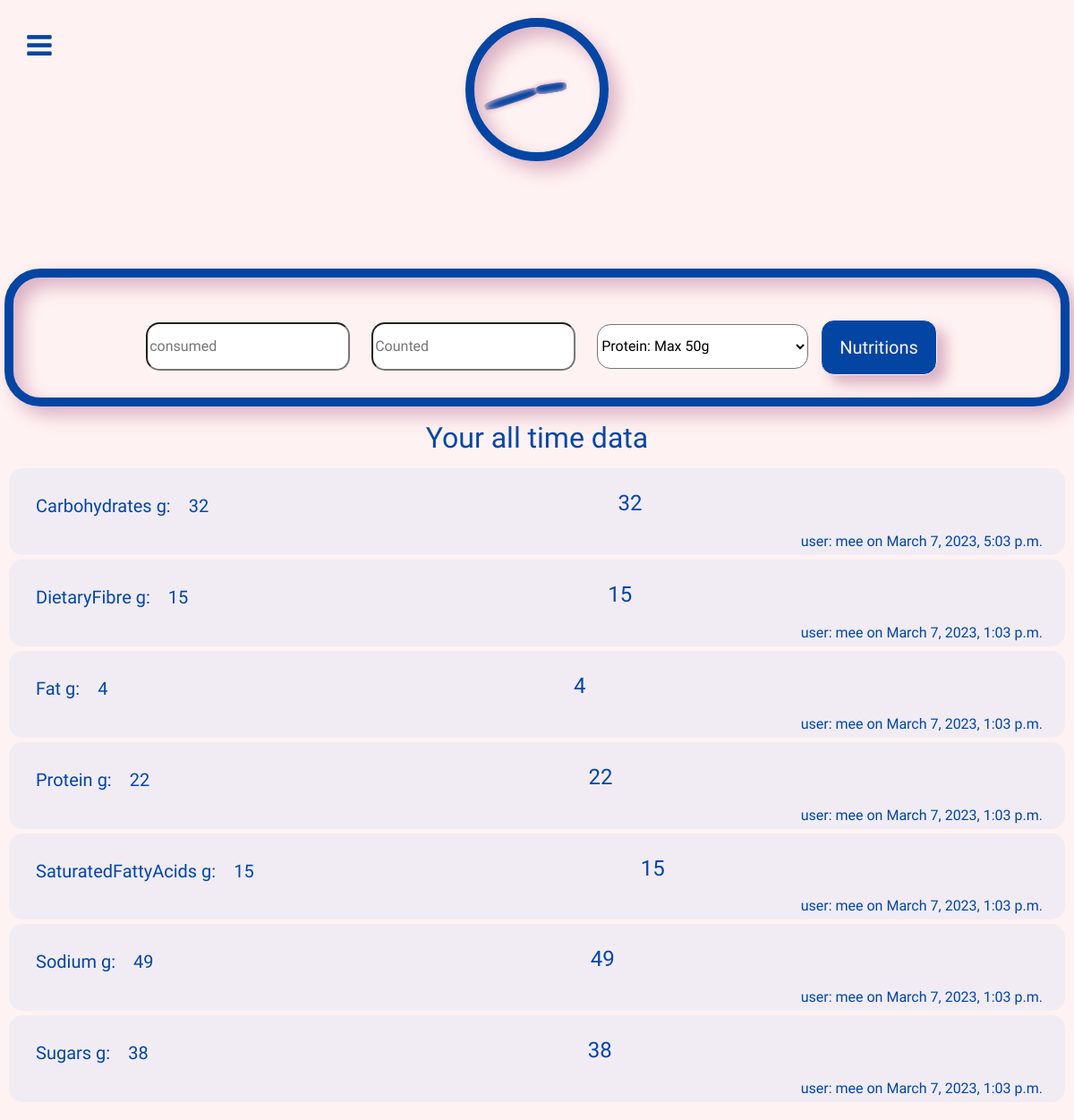
Page /nutrition (signed in) on the committed database.
### finalproject/models.py (models this page shows)
class Nutrition(models.Model):
    CATEGORIES= [
    ('Protein', 'Protein: Max 50g'),
    ('Fat', 'Fat: Max 65g'),
    ('SaturatedFattyAcids', 'Saturated Fatty Acids: Max 20g'),
    ('Carbohydrates', 'Carbohydrates: Max 304g'),
    ('Sugars', 'Sugars: Max 38g'),
    ('Sodium', 'Sodium: Max 2.3g'),
    ('DietaryFibre', 'DietaryFibre: Max 25g'),
    ]
    n_user = models.ForeignKey("User", on_delete=models.CASCADE, related_name="n_user")
    n_date = models.DateTimeField(timezone.now, blank="True", null="True")
    cosumed = models.TextField(max_length=64, null="True")
    counted = models.IntegerField(null="True")
    category = models.CharField(max_length=50, choices=CATEGORIES, default="Protein")

class User(AbstractUser):
    pass

### finalproject/views.py (the view)
# urls.py: path("nutrition", views.nutrition, name="nutrition"),
@csrf_exempt
def nutrition(request):
    if request.user.is_authenticated:
        if request.method == "POST":
            nform = NutritionForm(request.POST)
            if nform.is_valid():
                counted=nform.cleaned_data["counted"]
                cosumed=nform.cleaned_data["cosumed"]
                category=nform.cleaned_data["category"]
                nutritions = Nutrition.objects.filter(category=category, n_user=request.user)
                if not nutritions:
                    nutri = Nutrition(n_date=timezone.datetime.now().strftime('%Y-%m-%d %H:%m:%S'), counted=counted, cosumed=cosumed, category=category, n_user=request.user)
                    nutri.save()
                else:
                    nutri = Nutrition.objects.get(n_user=request.user, category=category)
                    c = nutri.counted
                    nutri.counted = counted + c
                    nutri.n_date = timezone.datetime.now().strftime('%Y-%m-%d %H:%m:%S')
                    nutri.save()
            sleeps = Sleep.objects.filter(s_user=request.user, todayis=datetime.now().strftime('%Y-%m-%d'), categorytoday=category)
            if not sleeps:
                s = Sleep(s_user=request.user, counttoday=nform.cleaned_data["counted"], categorytoday=nform.cleaned_data["category"], todayis=datetime.now().strftime('%Y-%m-%d'))
                s.save()
            else:
                sums = Sleep.objects.get(s_user=request.user, categorytoday=category, todayis=datetime.now().strftime('%Y-%m-%d'))
                s = sums.counttoday
                sums.counttoday = counted + s
                sums.todayis = datetime.now().strftime('%Y-%m-%d')
                sums.save()
            return redirect("nutrition")
        else:
            nutritions = Nutrition.objects.all().order_by("category")
            return render(request, "finalproject/nutrition.html", {
                "nutritions":nutritions,
                "nform":NutritionForm(),
            })
    else:
        return HttpResponseRedirect(reverse("login"))

### finalproject/forms.py
class NutritionForm(forms.Form):
    cosumed = forms.CharField(label="", widget=forms.TextInput(attrs={"class":"cosumed", "PlaceHolder":"consumed"}))
    counted = forms.IntegerField(label="", widget=forms.NumberInput(attrs={"class":"counted", "PlaceHolder":"Counted"}))
    category = forms.CharField(label="", widget=forms.Select(choices=[
    ('Protein', 'Protein: Max 50g'),
    ('Fat', 'Fat: Max 65g'),
    ('SaturatedFattyAcids', 'SaturatedFattyAcids: Max 20g'),
    ('Carbohydrates', 'Carbohydrates: Max 304g'),
    ('Sugars', 'Sugars: Max 38g'),
    ('Sodium', 'Sodium: Max 2.3g'),
    ('DietaryFibre', 'DietaryFibre: Max 25g')
 ], attrs={"class":"category"}))

### finalproject/templates/finalproject/nutrition.html (shortened to what this page needs)
{% extends "finalproject/layout.html" %}
{% load static %}
{% block body %}
{% if user.is_authenticated %}
    <div class="table">
        <form style="padding-top:35px;" method="POST" action="{% url 'nutrition' %}">
            {{nform}}
            <input id ="nutbtn" type="submit" value="Nutritions" class="btn btn-primary button">
        </form>
    </div>
    <h2>Your all time data</h2>
    {% for n in nutritions %}
        {% if request.user.id == n.n_user.id %}
        <ul  class="dim">
            <h5>{{n.category}} g:</h5> <h5 id="counted">{{n.counted}}</h5>
            <li><h4 id="{{n.category}}">{{n.counted}}</h4></li>
            <li><h6>user: {{n.n_user}} on {{n.n_date}}</h6></li>
        </ul>
        {% endif %}
    {% endfor %}
    <div id='chart_div' style="max-width:1000px; max-height:600px; margin-left: auto;
    margin-right: auto;"></div>
{% endif %}
{% endblock %}

### finalproject/templates/finalproject/layout.html (shortened to what this page needs)
{% load static %}
<!DOCTYPE html>
<html lang="en">
    <head>
        <link rel="stylesheet" href="https://stackpath.bootstrapcdn.com/bootstrap/4.4.1/css/bootstrap.min.css">
        <link rel="stylesheet" type="text/css" href="https://cdn.datatables.net/1.11.5/css/jquery.dataTables.min.css">
        <link rel="stylesheet" href="{% static 'finalproject/styles.css' %}">
        <link rel="stylesheet" href="https://cdnjs.cloudflare.com/ajax/libs/font-awesome/4.7.0/css/font-awesome.min.css" />
    </head>
    <body>
    <div>
        <botton class="burger closeb fa" onclick="toggleMenu()">&#xf0c9;</botton>
    </div>
    <div class="analog-div">
        <div>
            <div class="analog-clock">
                <div class="face">
                    <div class="hand hourHand"></div>
                    <div class="hand minuteHand"></div>
                </div>
            </div>
        </div>
    </div>
    {% block indexx %}
    <div>
        <div class="body ">
        </div>
        {% block body %}
        {% endblock %}
    </div>
    {% endblock %}
    </body>
</html>

### finalproject/static/finalproject/styles.css (style rules this page uses)
html { min-width: 100%; max-height:100%; }
body { font-family: Nanum Myeongjo; text-align: center; background-color: #FFF2F2; color:#0245A3; }
.body { font-family: Nanum Myeongjo; color:#0245A3; padding-top: 100px; display:flex; }
div { padding: 5px; position: relative; box-sizing: border-box; }
div.face { box-sizing:border-box; max-height:10px; max-width:10px; float:center; }
.fa { font-family: Nanum Myeongjo; color: #0245A3; background-color: #FFF2F2; border-color:#0245A3; border:solid; font-weight:bolder; display:flex; font-size: 1.6em; padding:25px; border-radius:100px; }
#nutbtn, #notebtn, #sleepbtn { background-color:#0245A3; color:#FFF2F2; border-color:#FFF2F2; }
.btn-primary { background-color:#0245A3; color:#FFF2F2; border-radius: 10px; border-color: #FFF2F2; line-height: 2; font-family: Nanum Myeongjo; }
button, .btn { background-color: #0245A3; border-color: #FFF2F2; color: #FFF2F2; font-size: 20px; border-radius: 15px; box-shadow: 10px 10px 15px #dbb1c3; display: inline-block; padding: 10px 20px; font-family: Nanum Myeongjo; }
.cosumed, .counted, .category, .note, .bed { line-height: 3; font-family: Nanum Myeongjo; border-radius: 15px; background-color:white; margin:10px; margin-bottom:25px; }
select, textarea { height: 50px; border-radius: 15px; font-family: Nanum Myeongjo; }
.analog-clock { margin-left: auto; margin-right: auto; width: 10em; height: 10em; position: relative; padding: 15px; border: 10px solid #0245A3; border-radius: 100%; box-shadow: 10px 10px 20px #dbb1c3, inset 10px 10px 20px #dbb1c3; }
.face { position: relative; width: 20%; height: 20%; bottom: 8.5%; margin: 50% auto; background: transparent; -webkit-border-radius: 100%; border-radius: 100%; z-index: -1; }
.face::before { content: ""; top: 50%; left: 50%; position: relative; width: 10%; height: 10%; background: transparent; z-index: -2; }
.hand { position: absolute; width: 100%; background: #0245A3; transform-origin: 100%; transform: rotate(90deg); height: 6px; top: 50%; right: 50%; border-radius: 30%; transition-timing-function: cubic-bezier(0.1, 2.7, 0.58, 1); z-index: -3; }
.hourHand { height: 10px; z-index: 2; width: 2.1em; display: flex; background-color: #0245A3; box-shadow: 1px 1px 5px #dbb1c3, inset 1px 1px 5px #dbb1c3; }
.minuteHand { height: 3px; z-index: 1; width: 3.8em; display: flex; background-color: #0245A3; box-shadow: 1px 1px 5px #dbb1c3, inset 1px 1px 5px #dbb1c3; }
li { padding: 5px; }
.dim { background: rgba(0, 123, 255, 0.056); color: #0245A3; list-style-type: none; padding: 20px; border-radius: 15px; margin:5px; }
h2 { font-family: Nanum Myeongjo; color: #0245A3; letter-spacing: 5.5; margin-bottom:15px; }
h4 { font-family: Nanum Myeongjo; color: #0245A3; }
h5 { font-family: Nanum Myeongjo; color: #0245A3; float: left; padding: 10px; }
h6 { font-family: Nanum Myeongjo; color: #0245A3; float:right; }
.table { display: table; float:center; max-width:100%; border:solid 10px; color: #0245A3; border-radius:40px; box-shadow: 10px 10px 20px #dbb1c3, inset 10px 10px 20px #dbb1c3; }
.burger, .menu, .background { position:fixed; background-repeat: no-repeat; }
.burger { z-index: 3; margin-top: 30px; left: 0; display: grid; place-items: center; width: 88px; height: 88px; border: 0; padding:0; background: transparent; cursor: pointer; font-family: Nanum Myeongjo; color: #0245A3; font-size:2em !important; font-weight:bolder; }

### rows in the picture
Nutrition: category "Carbohydrates", counted "32", n_user "mee", n_date "March 7, 2023, 5:03 p.m."
Nutrition: category "DietaryFibre", counted "15", n_user "mee", n_date "March 7, 2023, 1:03 p.m."
Nutrition: category "Fat", counted "4", n_user "mee", n_date "March 7, 2023, 1:03 p.m."
Nutrition: category "Protein", counted "22", n_user "mee", n_date "March 7, 2023, 1:03 p.m."
Nutrition: category "SaturatedFattyAcids", counted "15", n_user "mee", n_date "March 7, 2023, 1:03 p.m."
Nutrition: category "Sodium", counted "49", n_user "mee", n_date "March 7, 2023, 1:03 p.m."
Nutrition: category "Sugars", counted "38", n_user "mee", n_date "March 7, 2023, 1:03 p.m."
